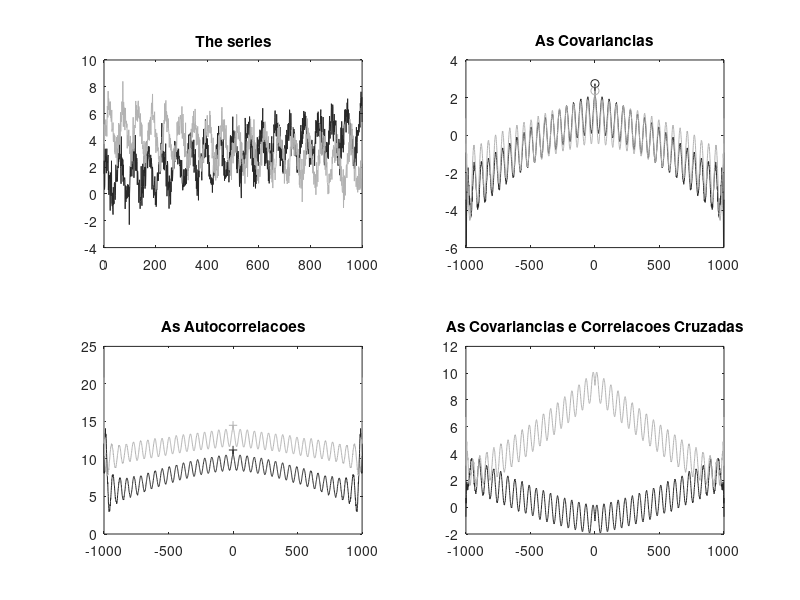

This chart was generated by the following MATLAB code:
clear all
close all

% O de sempre...
T=55; % Periodo da onda (ja sabemos de antemao)
t=0:1:1000; % tempo
N=length(t);

A0=1;
A1=3.75e-3;
A2=1.4;
A3=pi/4;
EA=0.75;

B0=5;
B1=-3e-3;
B2=1.5;
B3=-pi/4;
EB=0.65;

aa=A0+A1*t;
sa=A2*sin((2*pi/T)*t+A3);
na=EA*randn(1,N);
Ya=aa+sa+na;

bb=B0+B1*t;
sb=B2*sin((2*pi/T)*t+B3);
nb=EB*randn(1,N);
Yb=bb+sb+nb;
%Yb=aa+sa+nb;

subplot(2,2,1),plot(t,Ya,'b',t,Yb,'r')
title('The series')

Yam=mean(Ya);
Ybm=mean(Yb);
Yas=std(Ya);
Ybs=std(Yb);

% Estude E&T formula 5.3.3 and beyond

% C ---> Covariacia              R ---> coRrela��o 
%stop
for k=0:N-1

  Caa(k+1)=(1/(N-k))*sum( (Ya(1:N-k)-Yam).*(Ya(k+1:N)-Yam) );
  Cbb(k+1)=(1/(N-k))*sum( (Yb(1:N-k)-Ybm).*(Yb(k+1:N)-Ybm) );

  Raa(k+1)=(1/(N-k))*sum( Ya(1:N-k).*Ya(k+1:N) );
  Rbb(k+1)=(1/(N-k))*sum( Yb(1:N-k).*Yb(k+1:N) );

  Cab(k+1)=(1/(N-k))*sum( (Ya(1:N-k)-Yam).*(Yb(k+1:N)-Ybm) );
  Rab(k+1)=(1/(N-k))*sum( Ya(1:N-k).*Yb(k+1:N) );
    
end

tv=-fliplr(t);
tau=[tv(1:length(tv)-1) t];

aaC=fliplr(Caa);
aaR=fliplr(Raa);
Caa=[aaC(1:length(aaC)-1) Caa];
Raa=[aaR(1:length(aaR)-1) Raa];

bbC=fliplr(Cbb);
bbR=fliplr(Rbb);
Cbb=[bbC(1:length(bbC)-1) Cbb];
Rbb=[bbR(1:length(bbR)-1) Rbb];

baC=fliplr(Cab);
baR=fliplr(Rab);
Cab=[baC(1:length(baC)-1) Cab];
Rab=[baR(1:length(baR)-1) Rab];


subplot(2,2,2),plot(tau,Caa,'b',tau,Cbb,'r')
hold on
plot(0,Yas^2,'ob',0,Ybs^2,'or')
hold off
title('As Covariancias')

subplot(2,2,3),plot(tau,Raa,'b',tau,Rbb,'r')
hold on
plot(0,Yas^2+Yam^2,'+b',0,Ybs^2+Ybm^2,'+r')
hold off
title('As Autocorrelacoes')

subplot(2,2,4),plot(tau,Cab,'b',tau,Rab,'r')
title('As Covariancias e Correlacoes Cruzadas')

h =findobj('color',[1 0 0])
set(h,'color',[0.7 0.7 0.7])
h =findobj('color',[0 0 1])
set(h,'color',[.15 .15 .15])

% Exerc�cio: plote as fun��es NORMALIZADAS cf. pg. 374-376h =findobj('color',[0 0 1])
